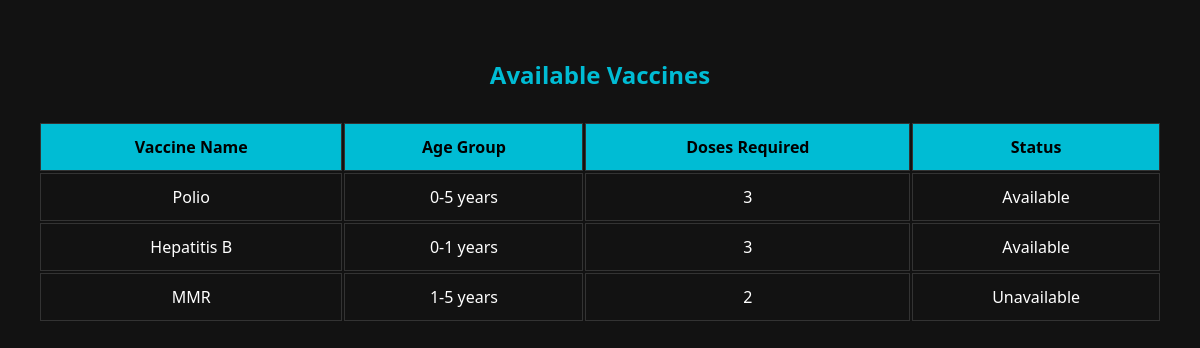
Screenshot of /vaccines.php with the database file from the repository.
### tables this page shows
CREATE TABLE `vaccines` (
  `id` int(11) NOT NULL,
  `name` varchar(100) NOT NULL,
  `age_group` varchar(50) NOT NULL,
  `doses_required` int(11) NOT NULL,
  `description` text DEFAULT NULL,
  `status` enum('Available','Unavailable') DEFAULT 'Available',
  `created_at` timestamp NOT NULL DEFAULT current_timestamp()
);

### vaccines.php (the view, shortened to what this page needs)
<?php
include "db_connection.php";
$query = "SELECT * FROM vaccines";
$result = mysqli_query($conn, $query);
?>
<!DOCTYPE html>
<html>
<head>
</head>
<body>
  <h2>Available Vaccines</h2>
  <table>
    <tr>
      <th>Vaccine Name</th>
      <th>Age Group</th>
      <th>Doses Required</th>
      <th>Status</th>
    </tr>
    <?php while ($row = mysqli_fetch_array($result)) { ?>
      <tr>
        <td><?= $row['name'] ?></td>
        <td><?= $row['age_group'] ?></td>
        <td><?= $row['doses_required'] ?></td>
        <td><?= $row['status'] ?></td>
      </tr>
    <?php } ?>
  </table>
</body>
</html>

### vaccines.php (style rules this page uses)
body { background-color: #121212; color: #ffffff; font-family: 'Segoe UI', Tahoma, Geneva, Verdana, sans-serif; padding: 30px; }
h2 { text-align: center; color: #00bcd4; }
table { width: 100%; margin-top: 30px; }
th, td { padding: 12px; text-align: center; border: 1px solid #333; }
th { background-color: #00bcd4; color: #000; }

### rows the page displays
vaccines: name "Polio", age_group "0-5 years", doses_required "3", status "Available"
vaccines: name "Hepatitis B", age_group "0-1 years", doses_required "3", status "Available"
vaccines: name "MMR", age_group "1-5 years", doses_required "2", status "Unavailable"
